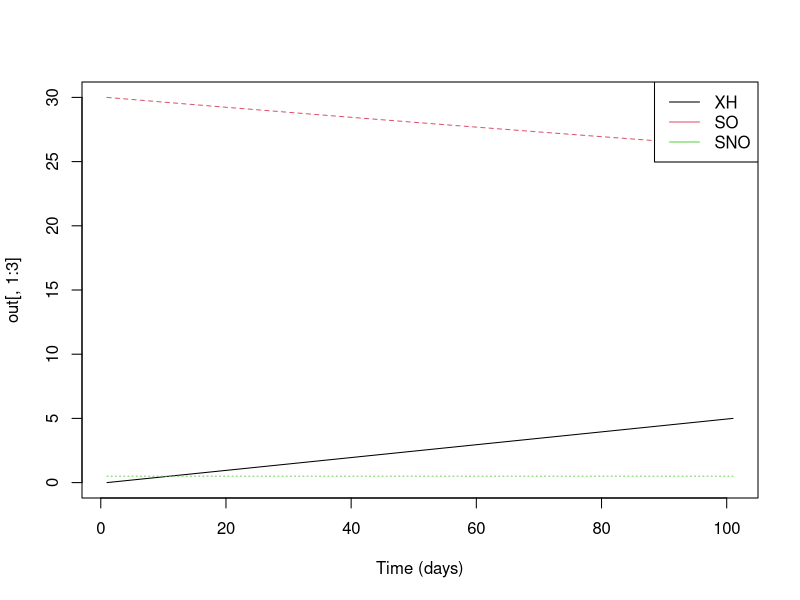

Here is the R script that generated this plot:
# Anoxic endogenous respiration rate equation
anoxic_endo_resp <- function(time, state, parms) {
  XH <- state[1]
  SO <- state[2]
  SNO <- state[3]
  
  bH_NOX = parms["bH_NOX"]
  KO2 = parms["KO2"]
  KNOX = parms["KNOX"]
  
  rate = bH_NOX * (KO2 / (KO2 + SO)) * (SNO / (KNOX + SNO)) * XH
  
  dXH <- -rate  # Negative value as it's a consumption
  dSO <- 0  # No change in SO for this example
  dSNO <- 0  # No change in SNO for this example
  
  return(list(c(dXH, dSO, dSNO)))
}

# Parameters
params <- c(bH_NOX = 0.1, KO2 = 0.2, KNOX = 0.5)

# Initial conditions
initial_conditions <- c(XH = 30, SO = 0.5, SNO = 10)

# Time steps
t <- seq(0, 5, by = 0.05)

# Numerical integration
library(deSolve)
out <- ode(y = initial_conditions, times = t, 
           func = anoxic_endo_resp, parms = params)

# Plot results
matplot(out[, 1:3], type = "l", xlab = "Time (days)")
legend("topright", legend = c("XH", "SO", "SNO"), lty = 1, col = 1:3)
